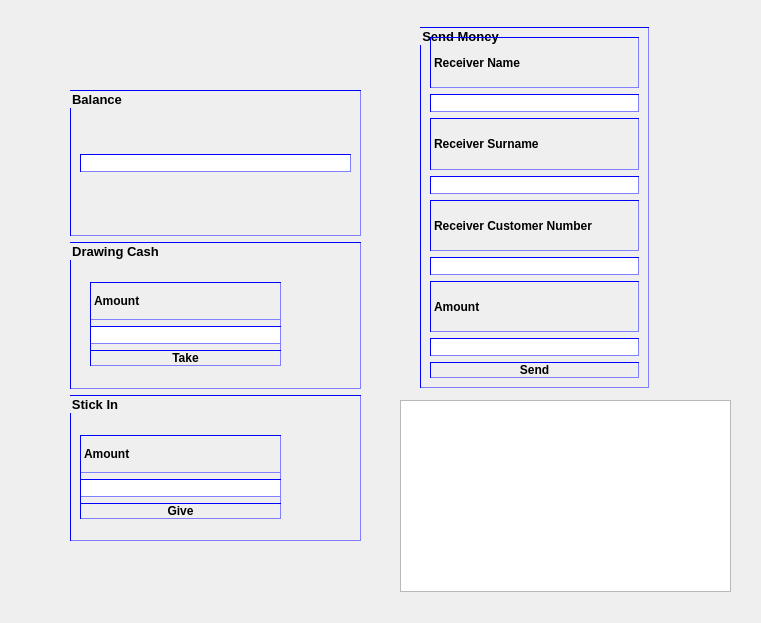
<?xml version="1.0" encoding="UTF-8"?>
<ui version="4.0">
 <class>Dialog</class>
 <widget class="QDialog" name="Dialog">
  <property name="geometry">
   <rect>
    <x>0</x>
    <y>0</y>
    <width>761</width>
    <height>623</height>
   </rect>
  </property>
  <property name="windowTitle">
   <string>Dialog</string>
  </property>
  <widget class="QGroupBox" name="groupBox_2">
   <property name="geometry">
    <rect>
     <x>420</x>
     <y>27</y>
     <width>229</width>
     <height>361</height>
    </rect>
   </property>
   <property name="font">
    <font>
     <pointsize>10</pointsize>
     <bold>true</bold>
    </font>
   </property>
   <property name="styleSheet">
    <string notr="true">border-color: rgb(0, 0, 255);
border-width : 1.2px;
border-style:inset;</string>
   </property>
   <property name="title">
    <string>Send Money</string>
   </property>
   <layout class="QGridLayout" name="gridLayout_2">
    <item row="0" column="0">
     <layout class="QVBoxLayout" name="verticalLayout">
      <item>
       <widget class="QLabel" name="label">
        <property name="font">
         <font>
          <bold>true</bold>
         </font>
        </property>
        <property name="text">
         <string>Receiver Name</string>
        </property>
       </widget>
      </item>
      <item>
       <widget class="QLineEdit" name="name_send"/>
      </item>
      <item>
       <widget class="QLabel" name="label_2">
        <property name="font">
         <font>
          <bold>true</bold>
         </font>
        </property>
        <property name="text">
         <string>Receiver Surname</string>
        </property>
       </widget>
      </item>
      <item>
       <widget class="QLineEdit" name="surname_send"/>
      </item>
      <item>
       <widget class="QLabel" name="label_3">
        <property name="font">
         <font>
          <bold>true</bold>
         </font>
        </property>
        <property name="text">
         <string>Receiver Customer Number</string>
        </property>
       </widget>
      </item>
      <item>
       <widget class="QLineEdit" name="C_number_send"/>
      </item>
      <item>
       <widget class="QLabel" name="label_4">
        <property name="font">
         <font>
          <bold>true</bold>
         </font>
        </property>
        <property name="text">
         <string>Amount</string>
        </property>
       </widget>
      </item>
      <item>
       <widget class="QLineEdit" name="Send_amount"/>
      </item>
      <item>
       <widget class="QPushButton" name="send">
        <property name="font">
         <font>
          <bold>true</bold>
         </font>
        </property>
        <property name="text">
         <string>Send</string>
        </property>
       </widget>
      </item>
     </layout>
    </item>
   </layout>
  </widget>
  <widget class="QWidget" name="layoutWidget">
   <property name="geometry">
    <rect>
     <x>70</x>
     <y>90</y>
     <width>291</width>
     <height>451</height>
    </rect>
   </property>
   <layout class="QGridLayout" name="gridLayout_3">
    <item row="0" column="0">
     <widget class="QGroupBox" name="groupBox">
      <property name="font">
       <font>
        <pointsize>10</pointsize>
        <bold>true</bold>
       </font>
      </property>
      <property name="styleSheet">
       <string notr="true">border-color: rgb(0, 0, 255);
border-width : 1.2px;
border-style:inset;</string>
      </property>
      <property name="title">
       <string>Balance</string>
      </property>
      <property name="flat">
       <bool>false</bool>
      </property>
      <property name="checkable">
       <bool>false</bool>
      </property>
      <layout class="QGridLayout" name="gridLayout">
       <item row="0" column="0">
        <widget class="QLineEdit" name="balance"/>
       </item>
      </layout>
     </widget>
    </item>
    <item row="1" column="0">
     <widget class="QGroupBox" name="groupBox_3">
      <property name="font">
       <font>
        <pointsize>10</pointsize>
        <bold>true</bold>
       </font>
      </property>
      <property name="styleSheet">
       <string notr="true">border-color: rgb(0, 0, 255);
border-width : 1.2px;
border-style:inset;</string>
      </property>
      <property name="title">
       <string>Drawing Cash</string>
      </property>
      <widget class="QWidget" name="layoutWidget">
       <property name="geometry">
        <rect>
         <x>20</x>
         <y>40</y>
         <width>191</width>
         <height>84</height>
        </rect>
       </property>
       <layout class="QVBoxLayout" name="verticalLayout_2">
        <item>
         <widget class="QLabel" name="label_5">
          <property name="font">
           <font>
            <bold>true</bold>
           </font>
          </property>
          <property name="text">
           <string>Amount</string>
          </property>
         </widget>
        </item>
        <item>
         <widget class="QLineEdit" name="Drawing_money"/>
        </item>
        <item>
         <widget class="QPushButton" name="Drawing">
          <property name="font">
           <font>
            <bold>true</bold>
           </font>
          </property>
          <property name="text">
           <string>Take</string>
          </property>
         </widget>
        </item>
       </layout>
      </widget>
     </widget>
    </item>
    <item row="2" column="0">
     <widget class="QGroupBox" name="groupBox_4">
      <property name="font">
       <font>
        <pointsize>10</pointsize>
        <bold>true</bold>
       </font>
      </property>
      <property name="styleSheet">
       <string notr="true">border-color: rgb(0, 0, 255);
border-width : 1.2px;
border-style:inset;</string>
      </property>
      <property name="title">
       <string>Stick In</string>
      </property>
      <widget class="QWidget" name="layoutWidget">
       <property name="geometry">
        <rect>
         <x>10</x>
         <y>40</y>
         <width>201</width>
         <height>84</height>
        </rect>
       </property>
       <layout class="QVBoxLayout" name="verticalLayout_3">
        <item>
         <widget class="QLabel" name="label_6">
          <property name="font">
           <font>
            <bold>true</bold>
           </font>
          </property>
          <property name="text">
           <string>Amount</string>
          </property>
         </widget>
        </item>
        <item>
         <widget class="QLineEdit" name="stickInAmount"/>
        </item>
        <item>
         <widget class="QPushButton" name="Stick_in">
          <property name="font">
           <font>
            <bold>true</bold>
           </font>
          </property>
          <property name="text">
           <string>Give</string>
          </property>
         </widget>
        </item>
       </layout>
      </widget>
     </widget>
    </item>
   </layout>
  </widget>
  <widget class="QTableView" name="tableView">
   <property name="geometry">
    <rect>
     <x>400</x>
     <y>400</y>
     <width>331</width>
     <height>192</height>
    </rect>
   </property>
  </widget>
 </widget>
 <resources/>
 <connections/>
</ui>
